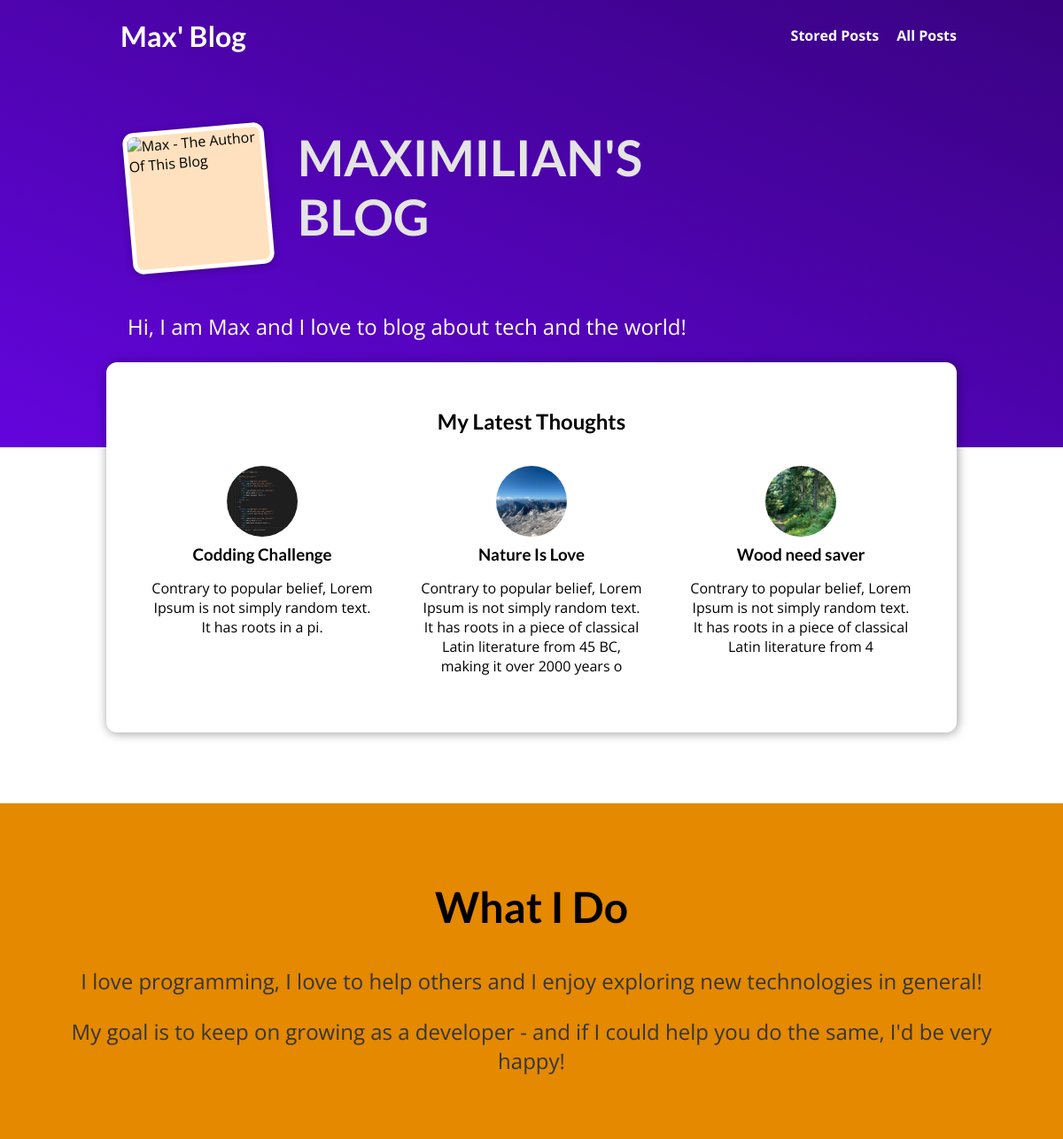
The page / on the database its author committed.
### blog/models.py (models this page shows, shortened)
class Post(models.Model):
    title = models.CharField(max_length=150)
    excerpt = models.CharField(max_length=200)
    image = models.ImageField(upload_to="posts", null=True)
    date = models.DateField(auto_now=True)
    slug = models.SlugField(unique=True, db_index=True)
    content = models.TextField(validators=[MinLengthValidator(10)])
    author = models.ForeignKey(
        Author, on_delete=models.SET_NULL, null=True, related_name="posts")
    tags = models.ManyToManyField(Tag)

### blog/views.py (the view)
# urls.py: path("", views.StartingPageView.as_view(), name="starting-page"),
class StartingPageView(ListView):
    template_name = "blog/index.html"
    model = Post
    ordering = ["-date"]
    context_object_name = "posts"
    def get_queryset(self):
        queryset = super().get_queryset()
        data = queryset[:3]
        return data

### blog/templates/blog/index.html (shortened to what this page needs)
{% extends "base.html" %}
{% load static %}
{% block css_files %}
  <link rel="stylesheet" href="{% static "blog/post.css" %}" />
  <link rel="stylesheet" href="{% static "blog/index.css" %}" />
{% endblock %}
{% block content %}
<section id="welcome">
  <header>
    <img src="{% static "blog/image/max.png" %}" alt="Max - The Author Of This Blog" />
    <h2>MAXIMILIAN'S BLOG</h2>
  </header>
  <p>Hi, I am Max and I love to blog about tech and the world!</p>
</section>
<section id="latest-posts">
  <h2>My Latest Thoughts</h2>
  <ul>
    {% for post in posts %}
      {% include "blog/includes/post.html" %}
    {% endfor %}
  </ul>
</section>
<section id="about">
  <h2>What I Do</h2>
  <p>
    I love programming, I love to help others and I enjoy exploring new
    technologies in general!
  </p>
  <p>
    My goal is to keep on growing as a developer - and if I could help you do
    the same, I'd be very happy!
  </p>
</section>
{% endblock %}

### templates/base.html (shortened to what this page needs)
{% load static %}
<!DOCTYPE html>
<html lang="en">
<head>
  <link rel="stylesheet" href="{% static "app.css" %}">
  {% block css_files %}{% endblock %}
</head>
<body>
  <header id="main-navigation">
    <h1><a href="{% url "starting-page" %}">Max' Blog</a></h1>
    <nav>
      <a href="{% url "read-later" %}">Stored Posts</a>
      <a href="{% url "posts-page" %}">All Posts</a>
    </nav>
  </header>
  {% block content %}
  {% endblock %}
</body>
</html>

### blog/templates/blog/includes/post.html
<li>
  <article class="post">
    <a href="{% url "post-detail-page" post.slug %}">
      <img src="{{ post.image.url }}" alt="{{ post.title }}"
      />
      <div class="post__content">
        <h3>{{ post.title }}</h3>
        <p>
          {{ post.excerpt }}
        </p>
      </div>
    </a>
  </article>
</li>

### static/app.css (style rules this page uses)
* { box-sizing: border-box; }
html { font-family: 'Open Sans', 'Lato', sans-serif; }
body { margin: 0; }
h1, h2, h3 { font-family: 'Lato', sans-serif; font-weight: bold; }
#main-navigation { width: 100%; height: 5rem; display: flex; justify-content: space-between; align-items: center; padding: 0 10%; position: absolute; top: 0; left: 0; }
#main-navigation a { text-decoration: none; color: white; font-weight: bold; margin-left: 1rem; }

### blog/static/blog/post.css (style rules this page uses)
.post { display: flex; flex-direction: column; align-items: center; text-align: center; }
.post a { text-decoration: none; color: black; transition: all 0.2s ease; padding: 1rem; }
.post img { width: 5rem; height: 5rem; object-fit: cover; border-radius: 50%; }
.post h3 { margin: 0.25rem 0; }

### blog/static/blog/index.css (style rules this page uses)
#welcome { background: linear-gradient(to right top, #6305dd, #390281); padding: 6rem 12%; }
#welcome header { display: flex; align-items: flex-start; margin: 3rem auto; }
#welcome img { width: 10rem; height: 10rem; object-fit: cover; object-position: top; border: 5px solid white; border-radius: 12px; background-color: #ffe1bf; transform: rotateZ(-5deg); box-shadow: 0 2px 8px rgba(0, 0, 0, 0.25); }
#welcome h2 { font-size: 3.5rem; margin: 0 0 0 2rem; color: #e4e4e4; width: 10rem; }
#welcome p { color: white; font-size: 1.5rem; }
#latest-posts { background-color: white; padding: 2rem; border-radius: 12px; width: 60rem; margin: -6rem auto 2rem auto; box-shadow: 1px 1px 12px rgba(0, 0, 0, 0.4); }
#latest-posts h2 { text-align: center; }
#latest-posts ul { list-style: none; margin: 0; padding: 0; display: flex; gap: 1rem; }
#latest-posts li { flex: 1; }
#about { text-align: center; padding: 3rem; background-color: #e48900; margin-top: 5rem; }
#about h2 { font-size: 3rem; }
#about p { font-size: 1.5rem; color: #353535; }

### rows shown on the page
Post: image (picture), title "Codding Challenge", excerpt "Contrary to popular belief, Lorem Ipsum is not simply random text. It has roots in a pi."
Post: image (picture), title "Nature Is Love", excerpt "Contrary to popular belief, Lorem Ipsum is not simply random text. It has roots in a piece of classical Latin literature from 45 BC, making it over 2000 years o"
Post: image (picture), title "Wood need saver", excerpt "Contrary to popular belief, Lorem Ipsum is not simply random text. It has roots in a piece of classical Latin literature from 4"
